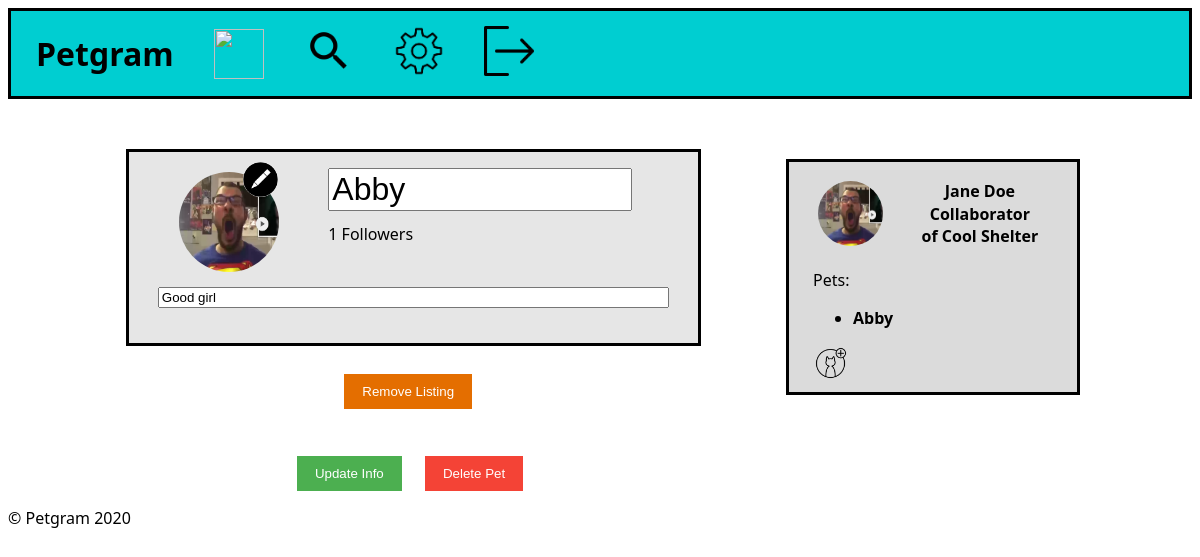
Page /edit_pet_profile.php?id=2 (signed in) on the committed database.
### tables this page shows
CREATE TABLE Collaborator (
    userID    INTEGER     REFERENCES User (id) ON DELETE CASCADE,
    shelterID INTEGER     REFERENCES Shelter (id) ON DELETE CASCADE,
    admin     BOOLEAN,
    PRIMARY KEY (
        userID,
        shelterID
    )
);

CREATE TABLE Account (
    id INTEGER PRIMARY KEY,
    profilePic   INTEGER  REFERENCES ProfileImage (id) ON DELETE CASCADE,
    name CHAR
);

CREATE TABLE Pet (
    id           INTEGER  PRIMARY KEY,
    ownerID      INTEGER  REFERENCES Account (id) ON DELETE CASCADE,
    profilePic   INTEGER  REFERENCES ProfileImage (id) ON DELETE CASCADE,
    name         CHAR,
    bio          CHAR,
    description  CHAR,
    requirements CHAR
);

### database/account.php (called while the page is built)
<?php
    function getAccount($id)
    {
        global $db;
        $stmt = $db->prepare('SELECT * FROM account WHERE id = ?');
        $stmt->execute([$id]);
        return $stmt->fetch();
    }
?>

### database/user.php (called while the page is built, shortened)
<?php
function getUserPets()
{
    global $db;
    $user_id = $_SESSION['user']['id'];
    $stmt = $db->prepare('SELECT * FROM pet WHERE ownerID = ?');
    $stmt->execute([$user_id]);
    return $stmt->fetchAll();
}
function shelterCollaborator()
{
    global $db;
    $user_id = $_SESSION['user']['id'];
    $stmt = $db->prepare('SELECT * FROM collaborator INNER JOIN shelter ON shelter.id = collaborator.shelterID INNER JOIN account ON account.id = shelter.id WHERE collaborator.userID = ?');
    $stmt->execute([$user_id]);
    return $stmt->fetchAll();
}

### database/pet.php (called while the page is built, shortened)
<?php
    function getPet($id) {
        global $db;
        $stmt = $db->prepare('SELECT * FROM pet WHERE id = ?');
        $stmt->execute([$id]);
        $pet = $stmt->fetch();
        return $pet;
    }
    function isPetOwner($pet_id) {
        global $db;
        $user_id = $_SESSION['user']['id'];
        $stmt = $db->prepare('SELECT * FROM pet WHERE id = ? AND ownerID = ?');
        $stmt->execute([$pet_id, $user_id]);
        $pet = $stmt->fetch();
        return $pet;
    }
?>

### database/favourite.php (called while the page is built, shortened)
<?php
    function getNumber($pet_id){
        global $db;
        $stmt = $db->prepare('SELECT * FROM favourite WHERE petID = ?');
        $stmt->execute([$pet_id]);
        $number = count($stmt->fetchAll());
        return $number;
    }
    ?>

### edit_pet_profile.php (the view, shortened to what this page needs)
<?php
include_once('database/connection.php');
include_once('database/pet.php');
include_once('database/favourite.php');
$id = $_GET['id'];
$pet = getPet($id);
if ($pet == null || !isPetOwner($pet['id'])) header('Location: index.php');
?>
<!DOCTYPE html>
<html lang="en-US">
<head>
    <link href="css/home.css" rel="stylesheet">
</head>
<body>
    <?php include_once('hotbar.php') ?>
    <?php include_once('sidebar.php') ?>
    <form action="update_pet_action.php?id=<?php echo $pet['id'] ?>" method="post">
        <section id="edit_pet_profile">
            <div id="top">
                <img id="petpic" src="images/profileImages/squared/<?php echo $pet['profilePic'] ?>.jpg" alt="" width="65" height="65">
                <img id="changepic" src="images/pen.png" alt="" width="35" height="35">
                <input id="nameText" type="description" name="name" value="<?php echo $pet['name'] ?>" required>
                <p id="followers"><?php echo getNumber($pet['id']) ?> Followers</p>
                <input id="bioText" type="description" name="bio" value="<?php echo $pet['bio'] ?>" required>
            </div>
            <?php
                if(isset($pet['description']) && isset($pet['requirements'])){
                    echo '<a href="remove_listing_action.php?id='.$pet['id'].'"><button id="removeListing" type="button">Remove Listing</button></a> <br>';
                }
                else {
                    echo '<a href="add_listing_action.php?id='.$pet['id'].'"><button id="addListing" type="button">Add Listing</button></a> <br>';
                }
            ?>
            <button id="updateInfo" type="submit">Update Info</button>
            <a href="delete_pet_action.php?id=<?php echo $pet['id'] ?>"><button id="deletePet" type="button">Delete Pet</button></a>
        </section>
    </form>
    <footer>
        <p>&copy; Petgram 2020</p>
    </footer>
</body>
</html>

### sidebar.php (shortened to what this page needs)
<?php
include_once('database/user.php');
include_once('database/account.php');
$user_pets = getUserPets();
$shelters = shelterCollaborator();
$id = $_SESSION['user']['id'];
$account = getAccount($id);
?>
<aside id="sideBar">
    <div id="user">
        <img src="images/profileImages/squared/<?php echo $account['profilePic'] ?>.jpg" alt="" width="65" height="65">
        <div id="username">
            <p><?php echo $_SESSION['user']['name'] ?></p>
            <p>
                <?php
                $nShelter = count($shelters);
                if($nShelter > 0) {
                    echo 'Collaborator of ' . $shelters[0]['name'];
                }
                ?>
            </p>
        </div>
    </div>
    <p>Pets:</p>
    <ul>
        <?php
        if (count($user_pets) == 0)
            echo '<li>No pets yet</li>';
        else
            foreach ($user_pets as $user_pet)
                echo '<a href="pet_profile.php?id=' . $user_pet['id'] . '">
                    <li>' . $user_pet['name'] . '</li>
                  </a>'
        ?>
    </ul>
    <a href="add_pet.php"><img src="images/petAdd.png" alt="" width="35" height="35"></a>
</aside>

### css/home.css (style rules this page uses)
body { font-family: 'Segoe UI', Tahoma, Geneva, Verdana, sans-serif; }
#sideBar { border-top-style: solid; border-right-style: solid; border-bottom-style: solid; border-left-style: solid; border-bottom-color: black; height: auto; width: 20%; position: fixed; right: 0; background-color: rgb(219, 219, 219); overflow-x: hidden; margin-top: 5%; margin-right: 10%; padding: 1% 2%; }
#sideBar #user { display: flex; }
#sideBar #user img { color: black; margin: auto 5% auto 2%; border-radius: 50%; }
#sideBar #user #username { padding: 2% 5% 2% 10%; }
#sideBar #user p { margin: 1px; text-align: center; font-weight: bold; }
#sideBar ul { font-weight: bold; }
#sideBar a { display: flex; }
a { color: black; color: inherit; text-decoration: inherit; }
#edit_pet_profile { margin: 50px 10% 0px 10%; }
#edit_pet_profile > * { width: 60%; height: auto; }
#edit_pet_profile #top { position: relative; display: grid; grid-template-columns: 35% auto auto; grid-template-rows: 35% 15% 50%; border-top-style: solid; border-right-style: solid; border-left-style: solid; border-bottom-style: solid; color: black; background-color: rgb(230, 230, 230); margin-bottom: 3%; }
#edit_pet_profile #top #petpic { margin: 10% auto 5% auto; width: 100px; height: 100px; border-radius: 50%; grid-column: 1 / 2; grid-row: 1 / 3; z-index: 1; }
#edit_pet_profile #top #changepic { position: absolute; top: 5%; left: 20%; z-index: 2; border-radius: 50%; cursor: pointer; }
#edit_pet_profile #top #nameText { margin: auto 0 2% 0; font-size: 200%; width: 80%; grid-column: 2 / 4; grid-row: 1 / 2; }
#edit_pet_profile #top #followers { margin: 5% 0 auto 0; grid-column: 2 / 3; grid-row: 2 / 3; }
#edit_pet_profile #top #bioText { margin: 7% 5% auto 5%; grid-column: 1 / 4; grid-row: 3 / 4; }
#edit_pet_profile #removeListing { width: auto; padding: 10px 18px; background-color: #e46e00; border: none; cursor: pointer; color: white; margin-top: 0%; margin-left: 23%; }
#edit_pet_profile #updateInfo { display: inline; width: auto; padding: 10px 18px; background-color:#4CAF50; border: none; cursor: pointer; color: white; margin-top: 5%; margin-left: 18%; }
#edit_pet_profile #deletePet { display: inline; width: auto; padding: 10px 18px; background-color: #f44336; border: none; cursor: pointer; color: white; margin-top: 2%; margin-left: 2%; }

### rows in the picture
collaborator: account.name "Cool Shelter"
pet: name "Abby", bio "Good girl"

### other values in the picture
$_SESSION['user']['name'] "Jane Doe"
getNumber($pet['id']) "1"
